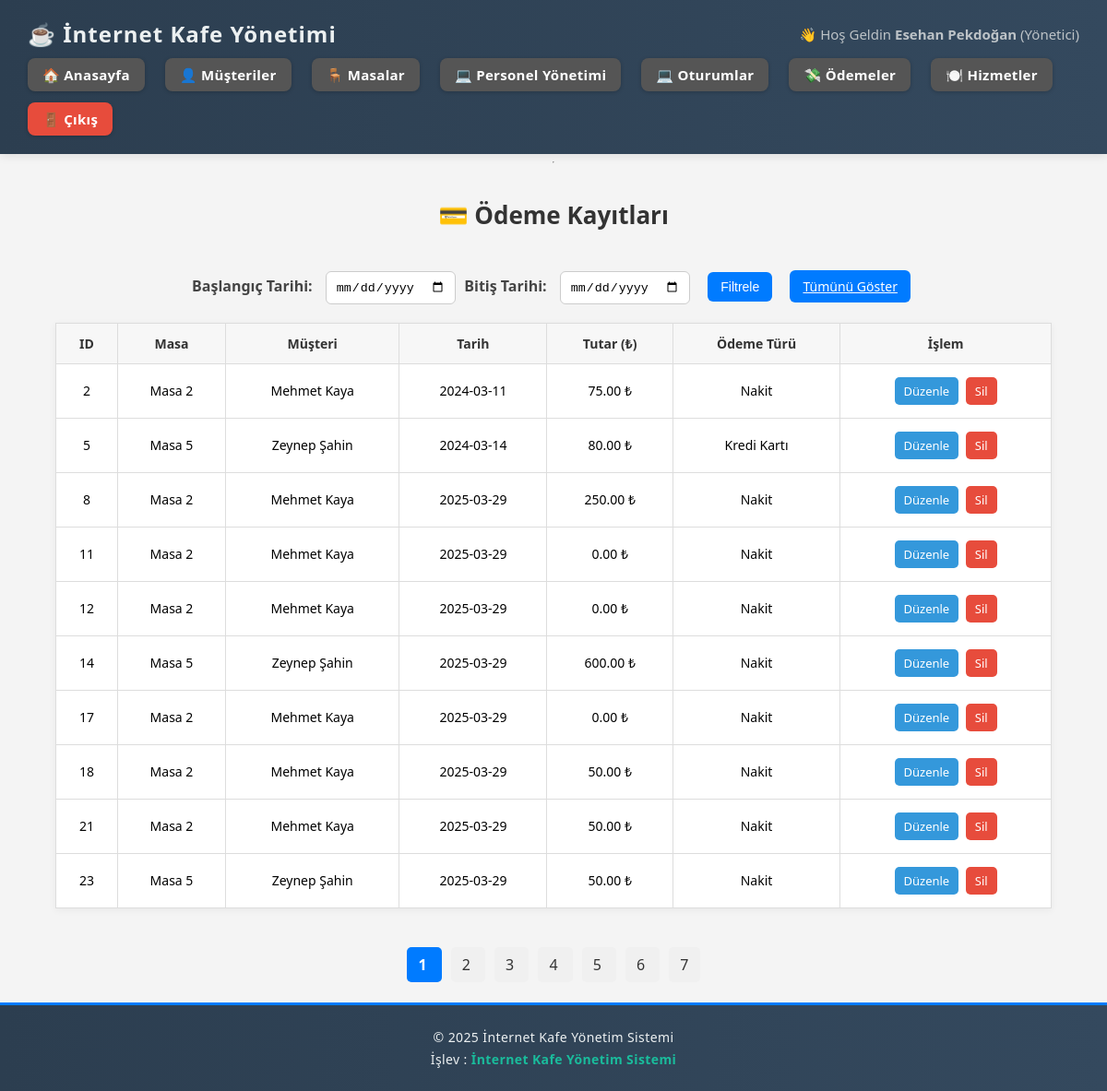
/internetkafe/pages/odemeler.php (signed in), run on the app's committed database.
### tables this page shows
CREATE TABLE `odeme` (
  `Odeme_ID` int(11) NOT NULL,
  `Oturum_ID` int(11) NOT NULL,
  `Odeme_Tarihi` date DEFAULT NULL,
  `Odeme_Tutari` decimal(10,2) DEFAULT NULL,
  `Odeme_Turu` varchar(50) DEFAULT NULL
);

CREATE TABLE `masa` (
  `Masa_ID` int(11) NOT NULL,
  `Masa_No` varchar(10) NOT NULL
);

CREATE TABLE `musteri` (
  `Musteri_ID` int(11) NOT NULL,
  `Ad` varchar(50) NOT NULL,
  `Soyad` varchar(50) NOT NULL,
  `Telefon_NO` varchar(15) DEFAULT NULL,
  `E_Posta` varchar(50) DEFAULT NULL,
  `Kayit_Tarihi` date NOT NULL
);

### internetkafe/pages/odemeler.php (the view, shortened to what this page needs)
<?php
include("../includes/config.php");
include("../includes/header.php");
$baslangic_tarih = $_GET['baslangic_tarih'] ?? '';
$bitis_tarih = $_GET['bitis_tarih'] ?? '';
$limit = 10;
$sayfa = isset($_GET['sayfa']) ? (int)$_GET['sayfa'] : 1;
$baslangic = ($sayfa - 1) * $limit;
$kosul = "";
$toplam_sorgu = mysqli_query($conn, "
    SELECT COUNT(*) AS toplam
    FROM Odeme O
    JOIN Oturum OT ON OT.Oturum_ID = O.Oturum_ID
    JOIN Masa M ON M.Masa_ID = OT.Masa_ID
    $kosul
");
$toplam_kayit = mysqli_fetch_assoc($toplam_sorgu)['toplam'];
$toplam_sayfa = ceil($toplam_kayit / $limit);
$odemeler = mysqli_query($conn, "
    SELECT O.Odeme_ID, O.Odeme_Tarihi, O.Odeme_Tutari, O.Odeme_Turu,
           M.Masa_No, MU.Ad, MU.Soyad
    FROM Odeme O
    JOIN Oturum OT ON OT.Oturum_ID = O.Oturum_ID
    JOIN Masa M ON M.Masa_ID = OT.Masa_ID
    LEFT JOIN Musteri MU ON MU.Musteri_ID = OT.Musteri_ID
    $kosul
    ORDER BY O.Odeme_ID ASC
    LIMIT $baslangic, $limit
");
?>
<link rel="stylesheet" href="../css/odemeler.css">
<h2 class="baslik-odeme">💳 Ödeme Kayıtları</h2>
<form method="get" class="filtre-formu">
    <label>Başlangıç Tarihi:</label>
    <input type="date" name="baslangic_tarih" value="<?php echo $baslangic_tarih; ?>">
    <label>Bitiş Tarihi:</label>
    <input type="date" name="bitis_tarih" value="<?php echo $bitis_tarih; ?>">
    <button type="submit" class="btn btn-filtrele">Filtrele</button>
    <a href="odemeler.php" class="btn btn-sifirla">Tümünü Göster</a>
</form>
<table class="odeme-tablosu">
    <tr>
        <th>ID</th>
        <th>Masa</th>
        <th>Müşteri</th>
        <th>Tarih</th>
        <th>Tutar (₺)</th>
        <th>Ödeme Türü</th>
        <th>İşlem</th>
    </tr>
    <?php while ($odeme = mysqli_fetch_assoc($odemeler)) { ?>
    <tr>
        <td><?php echo $odeme['Odeme_ID']; ?></td>
        <td><?php echo $odeme['Masa_No']; ?></td>
        <td>
            <?php
            if ($odeme['Ad']) {
                echo $odeme['Ad'] . ' ' . $odeme['Soyad'];
            } else {
                echo "Bilinmiyor";
            }
            ?>
        </td>
        <td><?php echo $odeme['Odeme_Tarihi']; ?></td>
        <td><?php echo number_format($odeme['Odeme_Tutari'], 2); ?> ₺</td>
        <td><?php echo $odeme['Odeme_Turu']; ?></td>
        <td>
            <a href="odeme_duzenle.php?id=<?php echo $odeme['Odeme_ID']; ?>" class="btn btn-duzenle">Düzenle</a>
            <a href="odeme_sil.php?id=<?php echo $odeme['Odeme_ID']; ?>" class="btn btn-sil" onclick="return confirm('Bu ödemeyi silmek istediğine emin misiniz?')">Sil</a>
        </td>
    </tr>
    <?php } ?>
</table>
<div class="sayfalama">
    <?php for ($i = 1; $i <= $toplam_sayfa; $i++): ?>
        <a class="<?php echo ($i == $sayfa) ? 'aktif' : ''; ?>"
           href="?sayfa=<?php echo $i; ?>&baslangic_tarih=<?php echo $baslangic_tarih; ?>&bitis_tarih=<?php echo $bitis_tarih; ?>">
           <?php echo $i; ?>
        </a>
    <?php endfor; ?>
</div>
<?php include("../includes/footer.php"); ?>

### internetkafe/css/style.css (style rules this page uses)
html, body { margin: 0; padding: 0; height: 100%; display: flex; flex-direction: column; font-family: Arial, sans-serif; background-color: #f4f4f4; font-family: 'Segoe UI', Tahoma, Geneva, Verdana, sans-serif; }
table { border-collapse: collapse; width: 90%; margin: 20px auto; font-size: 14px; }
th, td { border: 1px solid #ccc; padding: 10px; text-align: center; }
th { background-color: #f0f0f0; color: #333; }
.btn { margin: 2px 5px; font-size: 13px; }

### internetkafe/css/odemeler.css (style rules this page uses)
h2 { text-align: center; font-size: 26px; margin-top: 30px; color: #333; }
form { text-align: center; margin: 20px auto; }
form label { font-weight: bold; margin-right: 5px; color: #444; }
form input[type="date"] { padding: 8px 10px; margin: 0 5px; border: 1px solid #ccc; border-radius: 6px; }
form .btn { padding: 8px 14px; background-color: #007bff; border: none; border-radius: 6px; color: white; font-size: 14px; cursor: pointer; margin-left: 10px; }
table { border-collapse: collapse; width: 90%; margin: 0 auto 20px auto; font-size: 14px; background-color: white; box-shadow: 0 2px 8px rgba(0,0,0,0.05); }
th, td { padding: 12px; border: 1px solid #ddd; text-align: center; }
th { background-color: #f7f7f7; font-weight: bold; color: #333; }
td .btn { padding: 6px 10px; border-radius: 5px; font-size: 13px; text-decoration: none; margin: 2px; display: inline-block; }
td .btn:first-child { background-color: #3498db; color: white; }
td .btn:last-child { background-color: #e74c3c; color: white; }
.sayfalama { text-align: center; margin: 30px 0; }
.sayfalama a { padding: 8px 12px; margin: 0 5px; background-color: #f0f0f0; color: #333; text-decoration: none; border-radius: 5px; transition: background-color 0.2s; }
.sayfalama .aktif { background-color: #007bff; color: white; font-weight: bold; }

### data on the page
odeme: Odeme_ID "2", masa.Masa_No "Masa 2", musteri.Ad "Mehmet", musteri.Soyad "Kaya", Odeme_Tarihi "2024-03-11", Odeme_Tutari "75.00", Odeme_Turu "Nakit"
odeme: Odeme_ID "5", masa.Masa_No "Masa 5", musteri.Ad "Zeynep", musteri.Soyad "Şahin", Odeme_Tarihi "2024-03-14", Odeme_Tutari "80.00", Odeme_Turu "Kredi Kartı"
odeme: Odeme_ID "8", masa.Masa_No "Masa 2", musteri.Ad "Mehmet", musteri.Soyad "Kaya", Odeme_Tarihi "2025-03-29", Odeme_Tutari "250.00", Odeme_Turu "Nakit"
odeme: Odeme_ID "11", masa.Masa_No "Masa 2", musteri.Ad "Mehmet", musteri.Soyad "Kaya", Odeme_Tarihi "2025-03-29", Odeme_Tutari "0.00", Odeme_Turu "Nakit"
odeme: Odeme_ID "12", masa.Masa_No "Masa 2", musteri.Ad "Mehmet", musteri.Soyad "Kaya", Odeme_Tarihi "2025-03-29", Odeme_Tutari "0.00", Odeme_Turu "Nakit"
odeme: Odeme_ID "14", masa.Masa_No "Masa 5", musteri.Ad "Zeynep", musteri.Soyad "Şahin", Odeme_Tarihi "2025-03-29", Odeme_Tutari "600.00", Odeme_Turu "Nakit"
odeme: Odeme_ID "17", masa.Masa_No "Masa 2", musteri.Ad "Mehmet", musteri.Soyad "Kaya", Odeme_Tarihi "2025-03-29", Odeme_Tutari "0.00", Odeme_Turu "Nakit"
odeme: Odeme_ID "18", masa.Masa_No "Masa 2", musteri.Ad "Mehmet", musteri.Soyad "Kaya", Odeme_Tarihi "2025-03-29", Odeme_Tutari "50.00", Odeme_Turu "Nakit"
odeme: Odeme_ID "21", masa.Masa_No "Masa 2", musteri.Ad "Mehmet", musteri.Soyad "Kaya", Odeme_Tarihi "2025-03-29", Odeme_Tutari "50.00", Odeme_Turu "Nakit"
odeme: Odeme_ID "23", masa.Masa_No "Masa 5", musteri.Ad "Zeynep", musteri.Soyad "Şahin", Odeme_Tarihi "2025-03-29", Odeme_Tutari "50.00", Odeme_Turu "Nakit"

### other printed values
$_SESSION['user'] "Esehan Pekdoğan"
$_SESSION['gorev'] "Yönetici"
